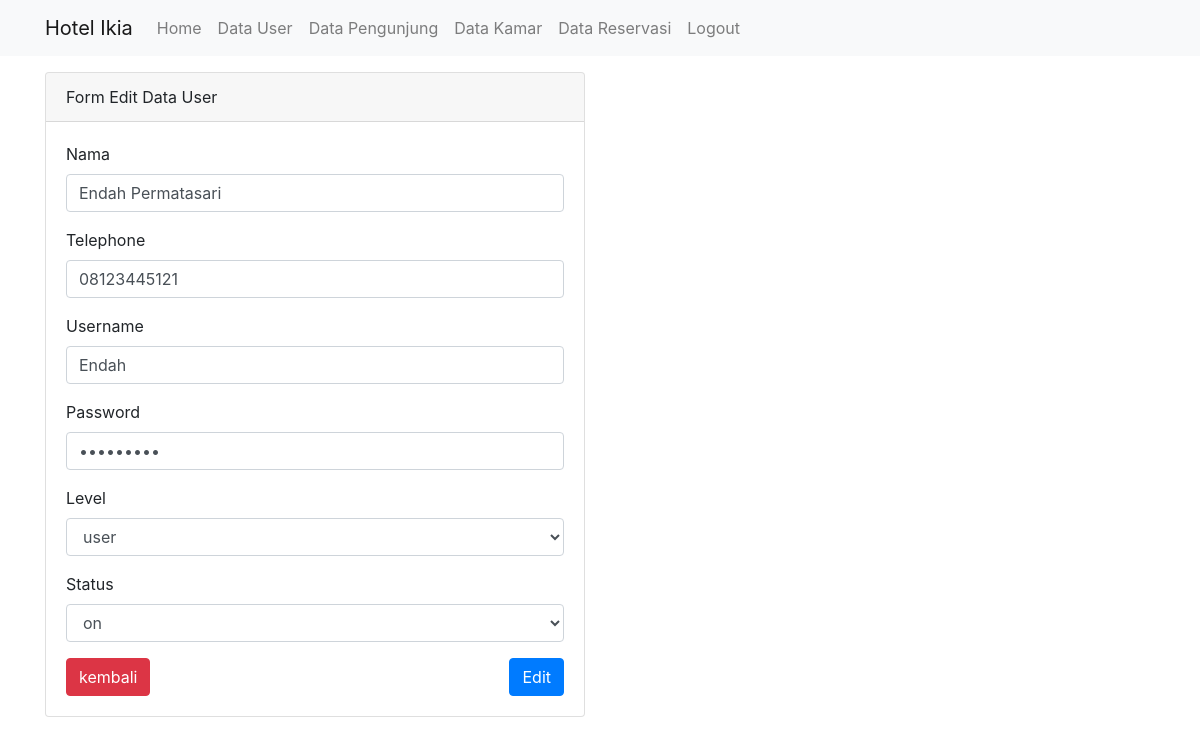
Page /hotel-server/administrator/edit/3 on the committed database.
### tables this page shows
CREATE TABLE `user` (
  `id_user` int(11) NOT NULL,
  `nama` varchar(50) NOT NULL,
  `username` varchar(20) NOT NULL,
  `password` varchar(20) NOT NULL,
  `tlp` varchar(15) NOT NULL,
  `level` enum('admin','user') NOT NULL,
  `status` enum('on','off') NOT NULL
);

### hotel-server/application/controllers/Administrator.php (called while the page is built, shortened)
<?php
class Administrator extends CI_Controller {
   public function __construct(){
        $this->load->model('Admin_model');
   }
    public function edit($id_user){
        $data['title']='Form Edit Data user';
        $data['user']=$this->Admin_model->getuserByID($id_user);
        $data['status']=['on','off'];
        $data['admin']=['admin','user'];
        $this->form_validation->set_rules('nama', 'nama', 'required');
        $this->form_validation->set_rules('username', 'username', 'required');
        $this->form_validation->set_rules('password', 'password', 'required');
        $this->form_validation->set_rules('level', 'level', 'required');
        if ($this->form_validation->run() == FALSE) {
            $this->load->view('template/header',$data);
            $this->load->view('administrator/edit',$data);
        } else {
            $this->Admin_model->ubahdatauser();
            $this->session->set_flashdata('flash-data','diedit');
            redirect('administrator','refresh');
        }
    }
}
?>

### hotel-server/index.php (called while the page is built, shortened)
<?php
require_once BASEPATH.'core/CodeIgniter.php';

### hotel-server/application/models/Admin_model.php (called while the page is built, shortened)
<?php
class Admin_model extends CI_Model {
    public function getuserByID($id_user){
        return $this->db->get_where('user',['id_user'=>$id_user])->row_array();
    }
}
?>

### hotel-server/application/views/administrator/edit.php (the view, shortened to what this page needs)
<div class="container">
    <div class="row mt-3">
        <div class="col-md-6">
            <div class="card">
                <div class="card-header">Form Edit Data User</div>
                <div class="card-body">
                    <form action="" method="post">
                        <div class="form-group">
                            <label for="nama">Nama</label>
                            <input type="text" class="form-control" id="nama" name="nama" value="<?= $user['nama']; ?>">
                        </div>
                        <div class="form-group">
                            <label for="tlp">Telephone</label>
                            <input type="text" class="form-control" id="tlp" name="tlp" value="<?= $user['tlp']; ?>">
                        </div>
                        <div class="form-group">
                            <label for="username">Username</label>
                            <input type="text" class="form-control" id="username" name="username" value="<?= $user['username']; ?>">
                        </div>
                        <div class="form-group">
                            <label for="password">Password</label>
                            <input type="password" class="form-control" id="password" name="password" value="<?= $user['password']; ?>">
                        </div>
                        <div class="form-group">
                        <label for="level">Level</label>
                            <select id="status" class="form-control" name="level">
                                <?php foreach($admin as $key): ?>
                                    <?php if($key == $user['level']):?>
                                        <option value="<?= $key ?>" selected><?= $key ?></option>
                                    <?php else :?>
                                        <option value="<?= $key ?>"><?= $key ?></option>
                                    <?php endif; ?>
                                <?php endforeach;?>
                            </select>
                        </div>
                        <div class="form-group">
                        <label for="status">Status</label>
                            <select id="status" class="form-control" name="status">
                                <?php foreach($status as $key): ?>
                                    <?php if($key == $user['status']):?>
                                        <option value="<?= $key ?>" selected><?= $key ?></option>
                                    <?php else :?>
                                        <option value="<?= $key ?>"><?= $key ?></option>
                                    <?php endif; ?>
                                <?php endforeach;?>
                            </select>
                        </div>
                        <a href="<?= base_url(); ?>administrator" class="btn btn-danger">kembali</a>
                        <button type="submit" name="edit" class="btn btn-primary float-right">Edit</button>
                    </form>
                </div>
        </div>
    </div>
</div>

### rows in the picture
user: nama "Endah Permatasari", tlp "08123445121", username "Endah", level "user", status "on"
